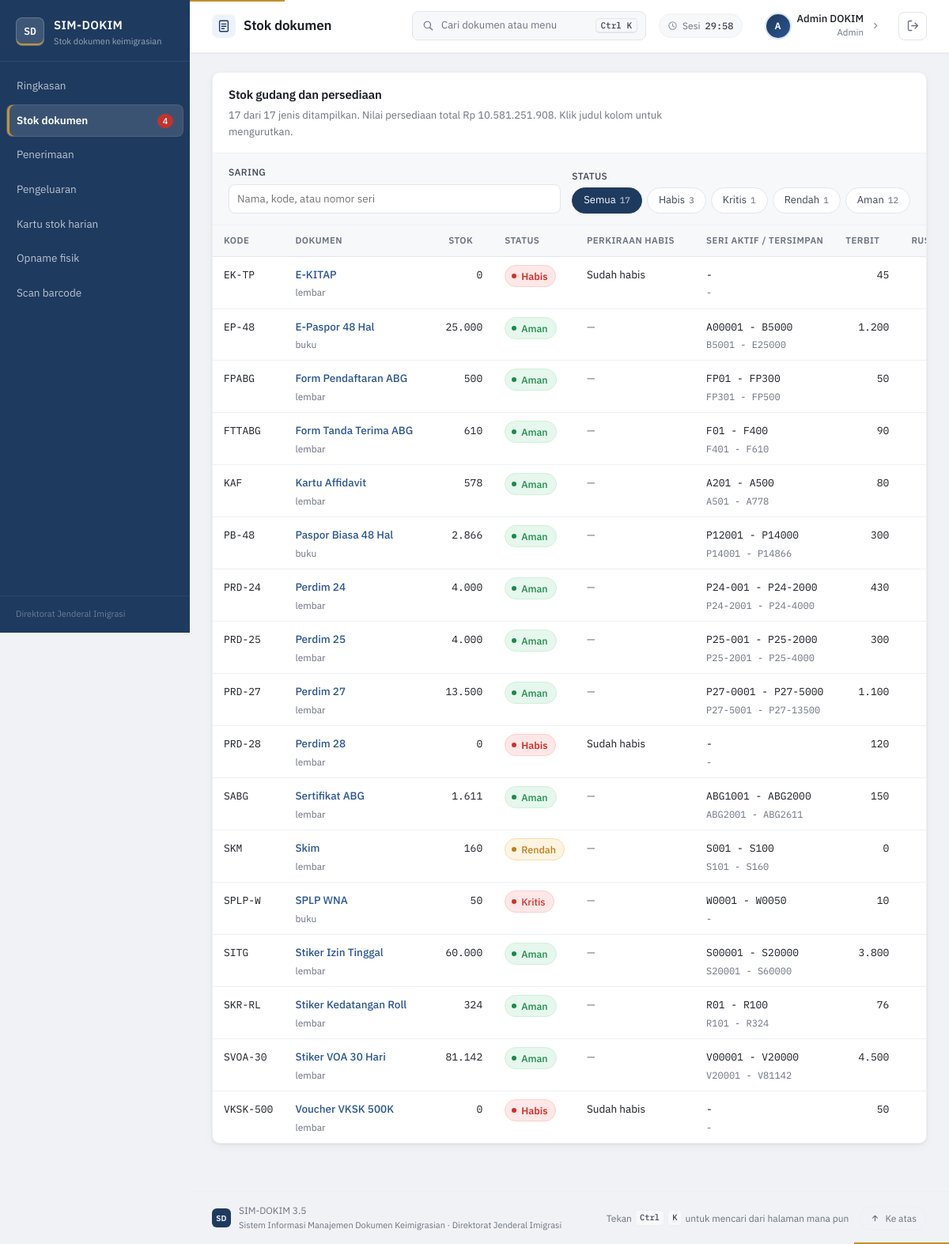
Page /stok.php (signed in) on the committed database.
### tables this page shows
CREATE TABLE dokumen(id INT AUTO_INCREMENT PRIMARY KEY, kode VARCHAR(20) UNIQUE NOT NULL, nama VARCHAR(100) NOT NULL, satuan ENUM('BUKU','LEMBAR') DEFAULT 'LEMBAR', harga BIGINT DEFAULT 0, stok INT DEFAULT 0, rusak INT DEFAULT 0, terbit INT DEFAULT 0, seri_aktif VARCHAR(60) DEFAULT '-', seri_simpan VARCHAR(60) DEFAULT '-');

### stok.php (the view, shortened to what this page needs)
<?php require 'config.php'; login_required(); $title = 'Stok dokumen';
$rows = $pdo->query('SELECT d.*, (SELECT COUNT(*) FROM penerimaan WHERE dokumen_id=d.id) + (SELECT COUNT(*) FROM pengeluaran WHERE dokumen_id=d.id) trx FROM dokumen d ORDER BY d.nama')->fetchAll();
$rata = pemakaian($pdo);
$hit  = ['aman' => 0, 'rendah' => 0, 'kritis' => 0, 'habis' => 0];
$nilai = 0;
foreach ($rows as &$r) {
  $r['st'] = status_stok($r['stok'], $rata[$r['id']] ?? 0);
  $hit[$r['st'][1]]++;
  $nilai += $r['stok'] * $r['harga'];
} unset($r);
include 'partials/header.php'; ?>
<section class="panel">
  <div class="panel-h">
    <div><h2>Stok gudang dan persediaan</h2>
      <p><span data-count="#tbl-stok"><?= count($rows) ?></span> dari <?= count($rows) ?> jenis ditampilkan. Nilai persediaan total <?= rp($nilai) ?>. Klik judul kolom untuk mengurutkan.</p></div>
  </div>
  <div class="toolbar">
    <div class="grow"><label for="cari">Saring</label><input id="cari" type="search" data-filter="#tbl-stok" placeholder="Nama, kode, atau nomor seri"></div>
    <div><label>Status</label>
      <div class="chips" data-chips="#tbl-stok">
        <button type="button" class="chip on" data-v="" aria-pressed="true">Semua<em><?= count($rows) ?></em></button>
        <?php foreach (['habis' => 'Habis', 'kritis' => 'Kritis', 'rendah' => 'Rendah', 'aman' => 'Aman'] as $k => $l): if (!$hit[$k]) continue; ?>
          <button type="button" class="chip" data-v="<?= $k ?>" aria-pressed="false"><?= $l ?><em><?= $hit[$k] ?></em></button>
        <?php endforeach; ?>
      </div>
    </div>
  </div>
  <div class="tbl-wrap"><table id="tbl-stok">
    <thead><tr>
      <th data-sort>Kode</th><th data-sort>Dokumen</th><th data-sort="num" class="num">Stok</th><th data-sort>Status</th>
      <th data-sort="num">Perkiraan habis</th><th>Seri aktif / tersimpan</th>
      <th data-sort="num" class="num">Terbit</th><th data-sort="num" class="num">Rusak</th><th data-sort="num" class="num">Harga</th><th data-sort="num" class="num">Nilai</th>
    </tr></thead>
    <tbody>
    <?php foreach ($rows as $r): ?>
      <tr data-status="<?= $r['st'][1] ?>">
        <td class="mono nowrap"><?= e($r['kode']) ?></td>
        <td class="doc"><a href="stok_detail.php?id=<?= $r['id'] ?>"><?= e($r['nama']) ?></a><div class="sub"><?= strtolower($r['satuan']) ?></div></td>
        <td class="num"><?= num($r['stok']) ?></td>
        <td data-v="<?= ['habis' => 0, 'kritis' => 1, 'rendah' => 2, 'aman' => 3][$r['st'][1]] ?>"><?= badge_stok($r['st']) ?></td>
        <td class="nowrap" data-v="<?= $r['st'][2] ?? 999999 ?>"><?= hari_txt($r['st'][2]) ?></td>
        <td class="mono nowrap"><?= e($r['seri_aktif']) ?><div class="sub"><?= e($r['seri_simpan']) ?></div></td>
        <td class="num"><?= num($r['terbit']) ?></td>
        <td class="num"><?= num($r['rusak']) ?></td>
      </tr>
    <?php endforeach; ?>
    </tbody>
  </table></div>
</section>
<?php include 'partials/footer.php'; ?>

### config.php (shortened to what this page needs)
<?php
if (!function_exists('e'))   { function e($s)   { return htmlspecialchars((string)$s, ENT_QUOTES, 'UTF-8'); } }
if (!function_exists('num')) { function num($n) { return number_format((float)$n, 0, ',', '.'); } }
if (!function_exists('rp'))  { function rp($n)  { return 'Rp ' . num($n); } }
if (!function_exists('pemakaian')) {
function pemakaian(PDO $pdo): array {
  $rows = $pdo->query('SELECT dokumen_id, SUM(jumlah) FROM pengeluaran WHERE tanggal > CURDATE() - INTERVAL ' . (int)HARI_RATA . ' DAY GROUP BY dokumen_id')->fetchAll(PDO::FETCH_KEY_PAIR);
  return array_map(fn($j) => $j / HARI_RATA, $rows);
}
}
if (!function_exists('status_stok')) {
function status_stok($stok, $rata = 0): array {
  $stok = (int)$stok;
  if ($stok <= 0) return ['Habis', 'habis', 0];
  $hari = $rata > 0 ? max(1, (int)floor($stok / $rata)) : null;
  if ($stok <= STOK_KRITIS || ($hari !== null && $hari <= 14)) return ['Kritis', 'kritis', $hari];
  if ($stok <= STOK_RENDAH || ($hari !== null && $hari <= 45)) return ['Rendah', 'rendah', $hari];
  return ['Aman', 'aman', $hari];
}
}
if (!function_exists('badge_stok')) { function badge_stok(array $st) { return '<span class="st st-' . $st[1] . '">' . $st[0] . '</span>'; } }
if (!function_exists('hari_txt')) {
function hari_txt($h) {
  if ($h === null) return '<span class="muted" title="Belum ada pengeluaran dalam ' . HARI_RATA . ' hari terakhir">—</span>';
  if ($h <= 0) return 'Sudah habis';
  return '± ' . num($h) . ' hari';
}
}

### rows in the picture
dokumen: rusak "3", kode "SABG", nama "Sertifikat ABG", satuan "lembar", stok "1.611", st "Aman", seri_aktif "ABG1001 - ABG2000", seri_simpan "ABG2001 - ABG2611", terbit "150"
dokumen: kode "EK-TP", nama "E-KITAP", satuan "lembar", stok "0", st "Habis", stok "Sudah habis", seri_aktif "-", seri_simpan "-", terbit "45"
dokumen: kode "EP-48", nama "E-Paspor 48 Hal", satuan "buku", stok "25.000", st "Aman", seri_aktif "A00001 - B5000", seri_simpan "B5001 - E25000", terbit "1.200"
dokumen: kode "FPABG", nama "Form Pendaftaran ABG", satuan "lembar", stok "500", st "Aman", seri_aktif "FP01 - FP300", seri_simpan "FP301 - FP500", terbit "50"
dokumen: kode "FTTABG", nama "Form Tanda Terima ABG", satuan "lembar", stok "610", st "Aman", seri_aktif "F01 - F400", seri_simpan "F401 - F610", terbit "90"
dokumen: kode "KAF", nama "Kartu Affidavit", satuan "lembar", stok "578", st "Aman", seri_aktif "A201 - A500", seri_simpan "A501 - A778", terbit "80"
dokumen: kode "PB-48", nama "Paspor Biasa 48 Hal", satuan "buku", stok "2.866", st "Aman", seri_aktif "P12001 - P14000", seri_simpan "P14001 - P14866", terbit "300"
dokumen: kode "PRD-24", nama "Perdim 24", satuan "lembar", stok "4.000", st "Aman", seri_aktif "P24-001 - P24-2000", seri_simpan "P24-2001 - P24-4000", terbit "430"
dokumen: kode "PRD-25", nama "Perdim 25", satuan "lembar", stok "4.000", st "Aman", seri_aktif "P25-001 - P25-2000", seri_simpan "P25-2001 - P25-4000", terbit "300"
dokumen: kode "PRD-27", nama "Perdim 27", satuan "lembar", stok "13.500", st "Aman", seri_aktif "P27-0001 - P27-5000", seri_simpan "P27-5001 - P27-13500", terbit "1.100"
dokumen: kode "PRD-28", nama "Perdim 28", satuan "lembar", stok "0", st "Habis", stok "Sudah habis", seri_aktif "-", seri_simpan "-", terbit "120"
dokumen: kode "SKM", nama "Skim", satuan "lembar", stok "160", st "Rendah", seri_aktif "S001 - S100", seri_simpan "S101 - S160", terbit "0"
dokumen: kode "SPLP-W", nama "SPLP WNA", satuan "buku", stok "50", st "Kritis", seri_aktif "W0001 - W0050", seri_simpan "-", terbit "10"
dokumen: kode "SITG", nama "Stiker Izin Tinggal", satuan "lembar", stok "60.000", st "Aman", seri_aktif "S00001 - S20000", seri_simpan "S20001 - S60000", terbit "3.800"
dokumen: kode "SKR-RL", nama "Stiker Kedatangan Roll", satuan "lembar", stok "324", st "Aman", seri_aktif "R01 - R100", seri_simpan "R101 - R324", terbit "76"
dokumen: kode "SVOA-30", nama "Stiker VOA 30 Hari", satuan "lembar", stok "81.142", st "Aman", seri_aktif "V00001 - V20000", seri_simpan "V20001 - V81142", terbit "4.500"
dokumen: kode "VKSK-500", nama "Voucher VKSK 500K", satuan "lembar", stok "0", st "Habis", stok "Sudah habis", seri_aktif "-", seri_simpan "-", terbit "50"

### other values in the picture
$l "Ringkasan"
$l "Stok dokumen"
$c[0] "4"
$l "Penerimaan"
$l "Pengeluaran"
$l "Kartu stok harian"
$l "Opname fisik"
$l "Scan barcode"
$title "Stok dokumen"
mb_substr($_SESSION['u']['nama'], 0, 1) "A"
$_SESSION['u']['nama'] "Admin DOKIM"
count($rows) "17"
rp($nilai) "Rp 10.581.251.908"
$l "Habis"
$l "Kritis"
